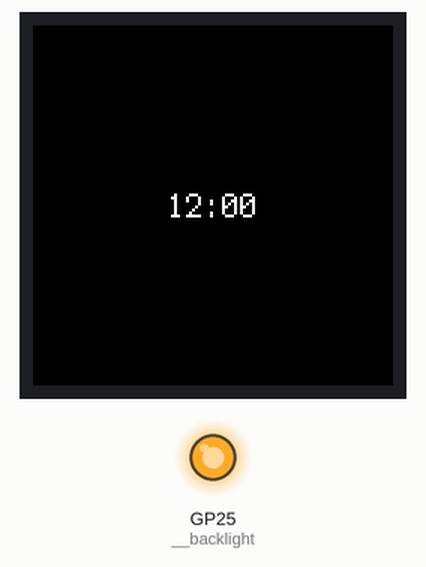
Bench run of a program on a simulated Raspberry Pi Pico running CircuitPython. On the bench: 240×240 colour display, output pins drawn as LEDs (lit = HIGH).

Above: at 0.1 s.
At 60.1 s:
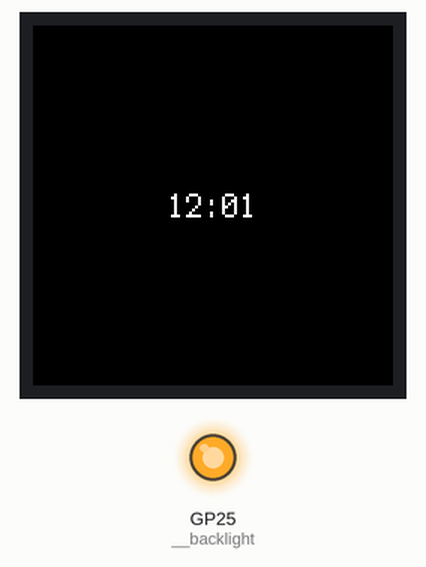
At 120.1 s:
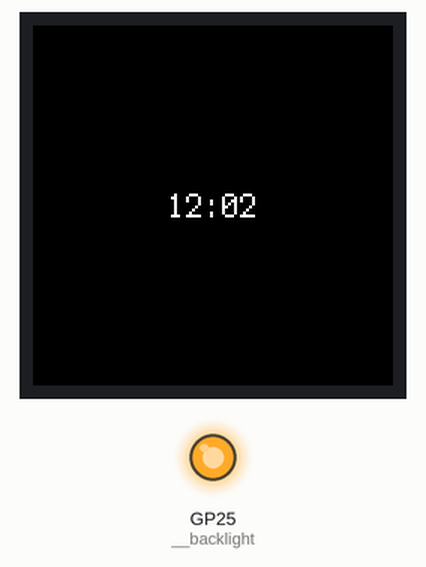

Measured:
- what the display in image 0 shows lasts 60.0 s, from 0.0 s to 60.0 s

The program:

numbers.py
```python
import terminalio
import time

from adafruit_display_text.label import Label

from watch import GC9A01ADisplay


display = GC9A01ADisplay()

label = Label(terminalio.FONT, text="Classic", color=0xFFFFFF, scale=2)
label.anchor_point = (0.5, 0.5)
label.anchored_position = (120, 120)
display.add("clock", label)

start_hours = 12
start_minutes = 0
start_seconds = 0
start_monotonic = time.monotonic()

while True:
    elapsed = int(time.monotonic() - start_monotonic)
    total_seconds = start_seconds + elapsed

    hours = (start_hours + (start_minutes + total_seconds // 60) // 60) % 24
    minutes = (start_minutes + total_seconds // 60) % 60

    label.text = f"{hours:02}:{minutes:02}"
    time.sleep(1)
```

watch.py
```python
from fourwire import FourWire
import displayio
import digitalio
import board
import busio

from adafruit_gc9a01a import GC9A01A


class GC9A01ADisplay:
    def __init__(self, backlight=True):
        # Backlight setup
        self.__backlight = digitalio.DigitalInOut(board.GP25)
        self.__backlight.direction = digitalio.Direction.OUTPUT
        self.set_backlight(backlight)

        # Reset display
        displayio.release_displays()

        # Display setup
        spi = busio.SPI(clock=board.GP10, MOSI=board.GP11)
        tft_cs = board.GP9
        tft_dc = board.GP8
        tft_rst = board.GP12

        display_bus = FourWire(spi, command=tft_dc, chip_select=tft_cs, reset=tft_rst)
        self.__display = GC9A01A(display_bus, width=240, height=240)
        self.reset()

    def set_backlight(self, value):
        self.__backlight.value = value

    def reset(self):
        self.__display.root_group = displayio.Group()
        self.__element_index = {}

    def add(self, name, element):
        self.__element_index[name] = len(self.__display.root_group)
        self.__display.root_group.append(element)

    def update(self, name, new_element):
        element_index = self.__element_index[name]
        self.__display.root_group[element_index] = new_element
```
